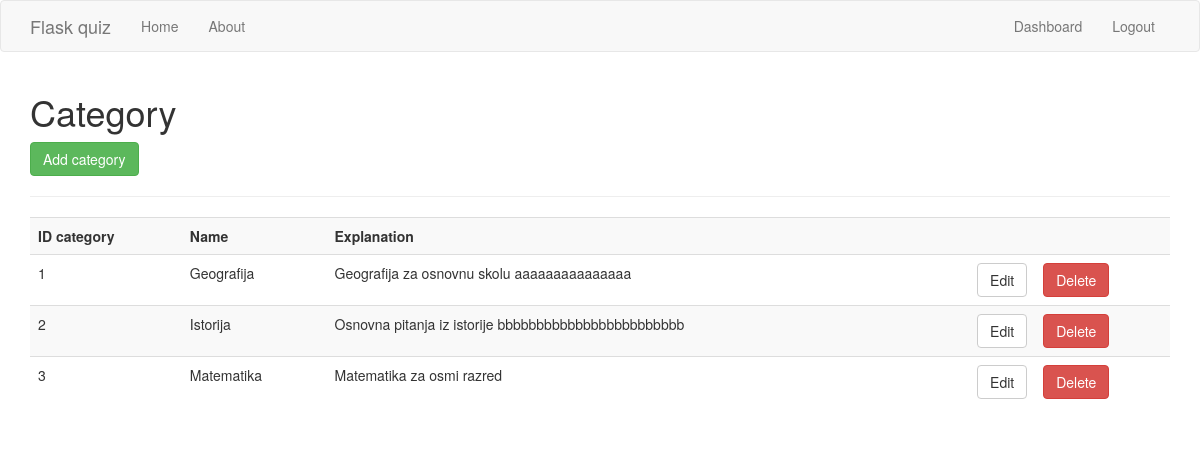
Page /category (signed in) on the earlier database version.
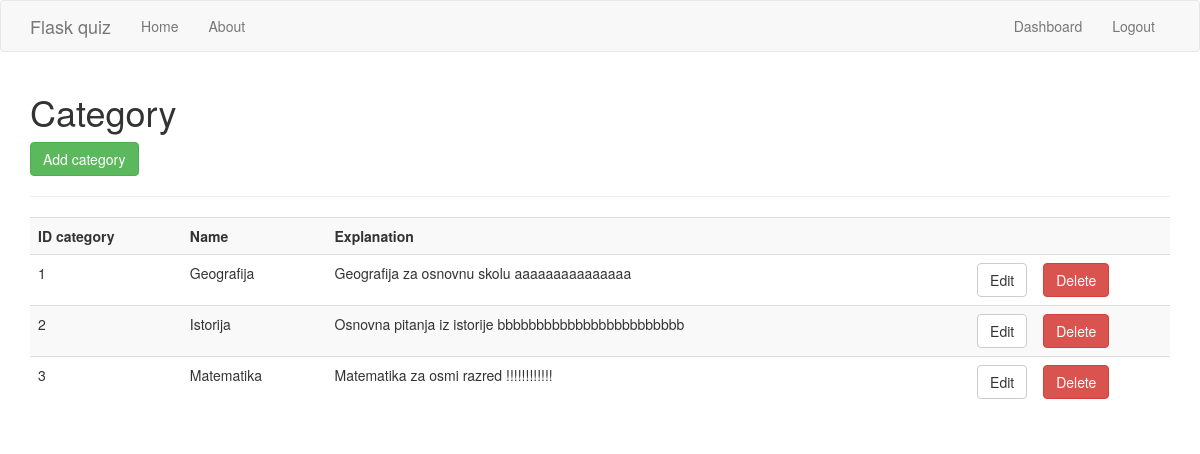
Same page on the later database version.
### app/models.py (models this page shows)
class Category(db.Model):
    id_category = db.Column(db.Integer, primary_key=True)
    name = db.Column(db.String(256), index=True)
    explanation = db.Column(db.String(512), index=True)

### app/routes.py (the view)
@app.route('/category', methods=['GET', 'POST'])
@is_logged_in
def category():
    global conn
    try:
        conn = sqlite3.connect("quiz.db")
    except Error as e:
        print(e)
    cur = conn.cursor()
    result_cat = cur.execute("SELECT * FROM category")
    categorys = cur.fetchall()
    print(categorys)
    if result_cat:
        return render_template('category.html', categorys=categorys)
    else:
        msg = 'No category Found'
        return render_template('dashboard.html', msg=msg)

### app/routes.py (called while the page is built)
def is_logged_in(f):
    @wraps(f)
    def wrap(*args, **kwargs):
        if 'logged_in' in session:
            return f(*args, **kwargs)
        else:
            flash('Unauthorized, Please login', 'danger')
            return redirect(url_for('login'))
    return wrap

### app/templates/category.html (shortened to what this page needs)
{% extends "layout.html" %}
{% block body %}
  <h1>Category</h1>
  <a class="btn btn-success" href="/category_add">Add category</a>
  <hr>
  <table class="table table-striped">
    <tr>
      <th>ID category</th>
      <th>Name</th>
      <th>Explanation</th>
      <th></th>
      <th></th>
    </tr>
    {% for category in categorys %}
      <tr>
        <td>{{category[0]}}</td>
        <td>{{category[1]}}</td>
        <td>{{category[2]}}</td>
        <td><a href="category_edit/{{category[0]}}" class="btn btn-default pull-right">Edit</a></td>
        <td>
          <form action="{{url_for('category_delete', id=category[0])}}" method="post">
            <input type="submit" value="Delete" class="btn btn-danger">
          </form>
        </td>
      </tr>
    {% endfor %}
  </table>
{% endblock %}

Differences in the rows shown:
changed Category "Matematika": explanation "Matematika za osmi razred" → "Matematika za osmi razred !!!!!!!!!!!!"
